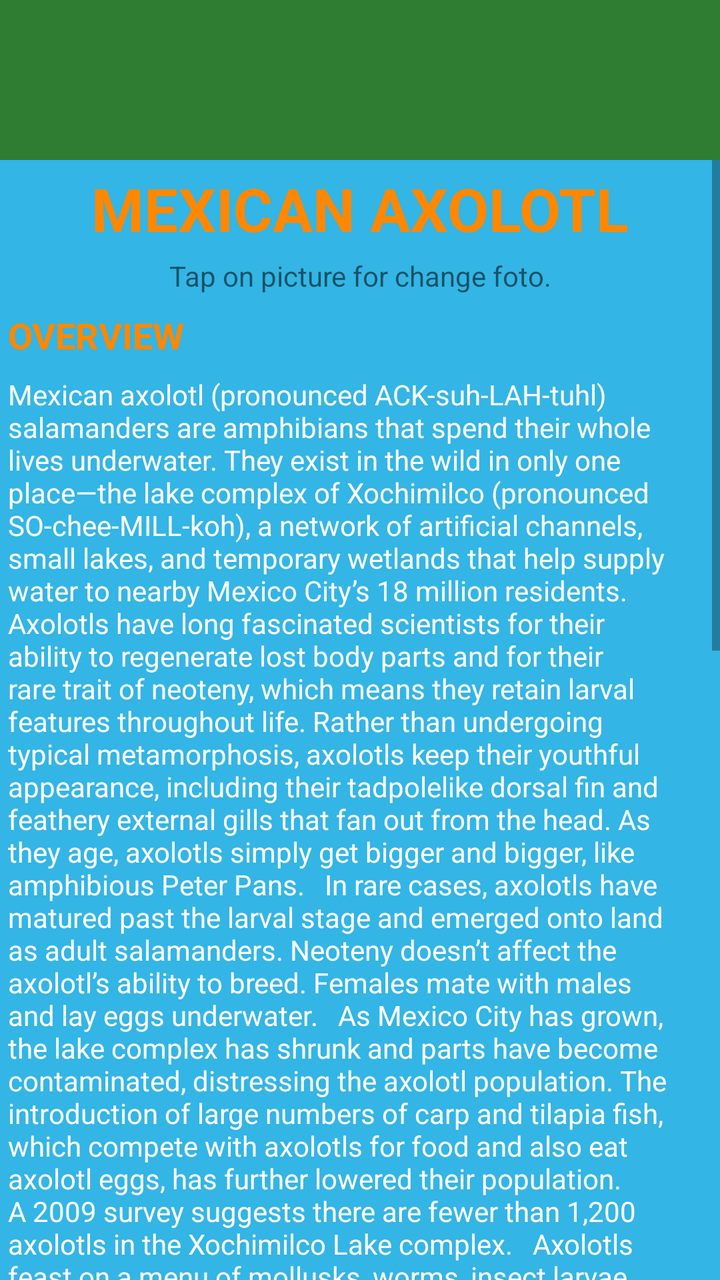
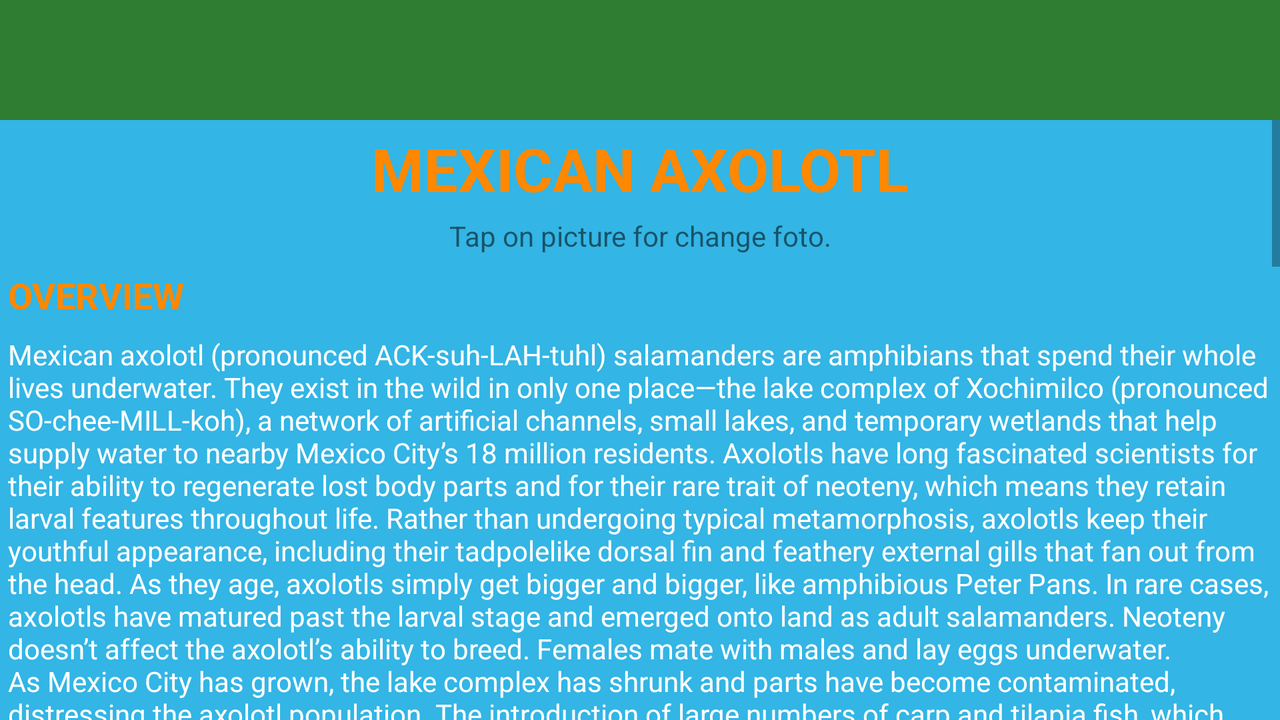

Two renders of one Android screen. The first uses the default layout on a phone; the second uses the alternative layout the repository ships for a different screen configuration, on a matching device. The two XML files are below.
<!-- AndroidManifest.xml: application theme AppTheme -->
<!-- res/layout/activity_mexican_axolotl.xml -->
<?xml version="1.0" encoding="utf-8"?>
<LinearLayout xmlns:android="http://schemas.android.com/apk/res/android"
    xmlns:app="http://schemas.android.com/apk/res-auto"
    xmlns:tools="http://schemas.android.com/tools"
    android:layout_width="match_parent"
    android:orientation="vertical"
    android:layout_height="match_parent"
    android:background="@color/colorPrimary"
    tools:context="com.example.android.amazinganimalsquiz.amphibians.MexicanAxolotl">

    <LinearLayout
        android:layout_width="match_parent"
        android:layout_height="match_parent"
        android:layout_weight="7"
        android:background="@color/colorPrimary"
        android:orientation="vertical">

        <ImageView
            android:id="@+id/ngLogo"
            android:layout_width="match_parent"
            android:layout_height="0dp"
            android:layout_weight="1"
            android:padding="8dp"
            app:srcCompat="@drawable/nglogo" />
    </LinearLayout>

    <LinearLayout
        android:layout_width="match_parent"
        android:layout_height="match_parent"
        android:layout_weight="1"
        android:background="@android:color/holo_blue_light"
        android:orientation="vertical">

        <ScrollView
            android:layout_width="match_parent"
            android:layout_height="wrap_content">

            <LinearLayout
                android:layout_width="match_parent"
                android:layout_height="wrap_content"
                android:orientation="vertical">

                <TextView
                    android:id="@+id/textView1"
                    android:layout_width="match_parent"
                    android:layout_height="wrap_content"
                    android:padding="4dp"
                    android:text="MEXICAN AXOLOTL"
                    android:gravity="center"
                    android:textColor="@android:color/holo_orange_dark"
                    android:textSize="30sp"
                    android:textStyle="bold" />

                <ImageSwitcher
                    android:id="@+id/imageSwitcher"
                    android:layout_width="match_parent"
                    android:layout_height="wrap_content"
                    android:adjustViewBounds="true"
                    android:onClick="onClick"
                    android:scaleType="centerCrop"
                    app:srcCompat="@drawable/mexicanaxolotl1" />


                
                    
                    
                    
                    
                    
                    
                    


                <TextView
                    android:id="@+id/textView20"
                    android:layout_width="match_parent"
                    android:layout_height="wrap_content"
                    android:gravity="center"
                    android:text="Tap on picture for change foto."
                    android:layout_marginBottom="4dp"/>

                <TextView
                    android:id="@+id/textView3"
                    android:layout_width="match_parent"
                    android:layout_height="wrap_content"


                    android:padding="4dp"
                    android:text="OVERVIEW"
                    android:textColor="@android:color/holo_orange_dark"
                    android:textSize="18sp"
                    android:textStyle="bold" />

                <TextView
                    android:id="@+id/textView4"
                    android:layout_width="match_parent"
                    android:layout_height="wrap_content"

                    android:padding="4dp"
                    android:text="Mexican axolotl (pronounced ACK-suh-LAH-tuhl) salamanders are amphibians that spend their whole lives underwater. They exist in the wild in only one place—the lake complex of Xochimilco (pronounced SO-chee-MILL-koh), a network of artificial channels, small lakes, and temporary wetlands that help supply water to nearby Mexico City’s 18 million residents.   Axolotls have long fascinated scientists for their ability to regenerate lost body parts and for their rare trait of neoteny, which means they retain larval features throughout life. Rather than undergoing typical metamorphosis, axolotls keep their youthful appearance, including their tadpolelike dorsal fin and feathery external gills that fan out from the head. As they age, axolotls simply get bigger and bigger, like amphibious Peter Pans.   In rare cases, axolotls have matured past the larval stage and emerged onto land as adult salamanders. Neoteny doesn’t affect the axolotl’s ability to breed. Females mate with males and lay eggs underwater.   As Mexico City has grown, the lake complex has shrunk and parts have become contaminated, distressing the axolotl population. The introduction of large numbers of carp and tilapia fish, which compete with axolotls for food and also eat axolotl eggs, has further lowered their population. A 2009 survey suggests there are fewer than 1,200 axolotls in the Xochimilco Lake complex.   Axolotls feast on a menu of mollusks, worms, insect larvae, crustaceans, and some fish."
                    android:textColor="@android:color/background_light"
                    android:textSize="14sp"
                    android:typeface="normal" />

                <TextView
                    android:id="@+id/textView5"
                    android:layout_width="match_parent"
                    android:layout_height="wrap_content"
                    android:padding="4dp"
                    android:text="SCIENTIFIC NAME"
                    android:textColor="@android:color/holo_orange_dark"
                    android:textSize="18sp"
                    android:textStyle="bold" />
                <TextView
                    android:id="@+id/textView6"
                    android:layout_width="match_parent"
                    android:layout_height="wrap_content"
                    android:padding="4dp"
                    android:text="Ambystoma mexicanum"
                    android:textColor="@android:color/background_light"
                    android:textSize="14sp"
                    android:typeface="normal" />
                <TextView
                    android:id="@+id/textView7"
                    android:layout_width="match_parent"
                    android:layout_height="wrap_content"
                    android:padding="4dp"
                    android:text="FAMILY NAME"
                    android:textColor="@android:color/holo_orange_dark"
                    android:textSize="18sp"
                    android:textStyle="bold" />
                <TextView
                    android:id="@+id/textView8"
                    android:layout_width="match_parent"
                    android:layout_height="wrap_content"
                    android:padding="4dp"
                    android:text="Ambystomatidae"
                    android:textColor="@android:color/background_light"
                    android:textSize="14sp"
                    android:typeface="normal" />
                <TextView
                    android:id="@+id/textView9"
                    android:layout_width="match_parent"
                    android:layout_height="wrap_content"
                    android:padding="4dp"
                    android:text="HABITAT"
                    android:textColor="@android:color/holo_orange_dark"
                    android:textSize="18sp"
                    android:textStyle="bold" />

                <TextView
                    android:id="@+id/textView10"
                    android:layout_width="match_parent"
                    android:layout_height="wrap_content"
                    android:padding="4dp"
                    android:text="Freshwater"
                    android:textColor="@android:color/background_light"
                    android:textSize="14sp"/>
                <TextView
                    android:id="@+id/textView11"
                    android:layout_width="match_parent"
                    android:layout_height="wrap_content"
                    android:padding="4dp"
                    android:text="ENDANGERED STATUS"
                    android:textColor="@android:color/holo_orange_dark"
                    android:textSize="18sp"
                    android:textStyle="bold" />

                <TextView
                    android:id="@+id/textView12"
                    android:layout_width="match_parent"
                    android:layout_height="wrap_content"
                    android:background="@android:color/holo_red_light"
                    android:drawableLeft="@android:drawable/ic_menu_info_details"
                    android:drawablePadding="2dp"
                    android:gravity="center_vertical|start"
                    android:padding="4dp"
                    android:text="CRITICALLY ENDANGERED"
                    android:textColor="@android:color/background_dark"
                    android:textSize="14sp" />

                <TextView
                    android:id="@+id/textView13"
                    android:layout_width="match_parent"
                    android:layout_height="wrap_content"
                    android:padding="4dp"
                    android:text="CLASSIFICATION"
                    android:textColor="@android:color/holo_orange_dark"
                    android:textSize="18sp"
                    android:textStyle="bold" />

                <TextView
                    android:id="@+id/textView14"
                    android:layout_width="match_parent"
                    android:layout_height="wrap_content"
                    android:padding="4dp"
                    android:text="Amphibian"
                    android:textColor="@android:color/background_light"
                    android:textSize="14sp"/>
                <TextView
                    android:id="@+id/textView15"
                    android:layout_width="match_parent"
                    android:layout_height="wrap_content"
                    android:padding="4dp"
                    android:text="LIFE SPAN"
                    android:textColor="@android:color/holo_orange_dark"
                    android:textSize="18sp"
                    android:textStyle="bold" />
                <TextView
                    android:id="@+id/textView16"
                    android:layout_width="match_parent"
                    android:layout_height="wrap_content"
                    android:padding="4dp"
                    android:text="10 to 15 years"
                    android:textColor="@android:color/background_light"
                    android:textSize="14sp"/>
                <TextView
                    android:id="@+id/textView17"
                    android:layout_width="match_parent"
                    android:layout_height="wrap_content"
                    android:padding="4dp"
                    android:text="DIET"
                    android:textColor="@android:color/holo_orange_dark"
                    android:textSize="18sp"
                    android:textStyle="bold" />
                <TextView
                    android:id="@+id/textView18"
                    android:layout_width="match_parent"
                    android:layout_height="wrap_content"
                    android:padding="4dp"
                    android:text="Carnivore"
                    android:textColor="@android:color/background_light"
                    android:textSize="14sp"/>
                <TextView
                    android:id="@+id/textView19"
                    android:layout_width="match_parent"
                    android:layout_height="wrap_content"
                    android:padding="4dp"
                    android:text="RANGE"
                    android:textColor="@android:color/holo_orange_dark"
                    android:textSize="18sp"
                    android:textStyle="bold" />

                <ImageView
                    android:id="@+id/imageView3"
                    android:layout_width="match_parent"
                    android:layout_height="wrap_content"
                    android:adjustViewBounds="true"
                    android:scaleType="centerCrop"
                    app:srcCompat="@drawable/mexicanaxolotlmap" />


            </LinearLayout>
        </ScrollView>

    </LinearLayout>

</LinearLayout>
<!-- resources referenced by this layout -->
<resources>
  <color name="colorPrimary">#2e7d32</color>
  <!-- drawable mexicanaxolotlmap: png bitmap (drawable, 44056 bytes) -->
  <style name="AppTheme" parent="Theme.AppCompat.Light.DarkActionBar">
          
          <item name="colorPrimary">@color/colorPrimary</item>
          <item name="colorPrimaryDark">@color/colorPrimaryDark</item>
          <item name="colorAccent">@color/colorAccent</item>
  
          <item name="windowActionBar">false</item>
          <item name="windowNoTitle">true</item>
  
  
          
      </style>
  <color name="colorPrimaryDark">#1b5e20</color>
  <color name="colorAccent">#ffff00</color>
</resources>
<!-- res/layout-land/activity_mexican_axolotl.xml (the repository's variant of the layout above) -->
<!-- drawn on the phone turned sideways -->
<?xml version="1.0" encoding="utf-8"?>
<LinearLayout xmlns:android="http://schemas.android.com/apk/res/android"
    xmlns:app="http://schemas.android.com/apk/res-auto"
    xmlns:tools="http://schemas.android.com/tools"
    android:layout_width="match_parent"
    android:orientation="vertical"
    android:layout_height="match_parent"
    android:background="@color/colorPrimary"
    tools:context="com.example.android.amazinganimalsquiz.amphibians.MexicanAxolotl">

    <LinearLayout
        android:layout_width="match_parent"
        android:layout_height="match_parent"
        android:layout_weight="5"
        android:background="@color/colorPrimary"
        android:orientation="vertical">

        <ImageView
            android:id="@+id/ngLogo"
            android:layout_width="match_parent"
            android:layout_height="wrap_content"
            android:padding="8dp"
            app:srcCompat="@drawable/nglogo" />
    </LinearLayout>

    <LinearLayout
        android:layout_width="match_parent"
        android:layout_height="match_parent"
        android:layout_weight="1"
        android:background="@android:color/holo_blue_light"
        android:orientation="vertical">

        <ScrollView
            android:layout_width="match_parent"
            android:layout_height="wrap_content">

            <LinearLayout
                android:layout_width="match_parent"
                android:layout_height="wrap_content"
                android:orientation="vertical">

                <TextView
                    android:id="@+id/textView1"
                    android:layout_width="match_parent"
                    android:layout_height="wrap_content"
                    android:padding="4dp"
                    android:text="MEXICAN AXOLOTL"
                    android:gravity="center"
                    android:textColor="@android:color/holo_orange_dark"
                    android:textSize="30sp"
                    android:textStyle="bold" />

                <ImageSwitcher
                    android:id="@+id/imageSwitcher"
                    android:layout_width="match_parent"
                    android:layout_height="wrap_content"
                    android:adjustViewBounds="true"
                    android:onClick="onClick"
                    android:scaleType="centerCrop"
                    app:srcCompat="@drawable/mexicanaxolotl1" />





                <TextView
                    android:id="@+id/textView20"
                    android:layout_width="match_parent"
                    android:layout_height="wrap_content"
                    android:gravity="center"
                    android:text="Tap on picture for change foto."
                    android:layout_marginBottom="4dp"/>

                <TextView
                    android:id="@+id/textView3"
                    android:layout_width="match_parent"
                    android:layout_height="wrap_content"


                    android:padding="4dp"
                    android:text="OVERVIEW"
                    android:textColor="@android:color/holo_orange_dark"
                    android:textSize="18sp"
                    android:textStyle="bold" />

                <TextView
                    android:id="@+id/textView4"
                    android:layout_width="match_parent"
                    android:layout_height="wrap_content"

                    android:padding="4dp"
                    android:text="@string/mexican_axolotl_long_txt"
                    android:textColor="@android:color/background_light"
                    android:textSize="14sp"
                    android:typeface="normal" />

                <TextView
                    android:id="@+id/textView19"
                    android:layout_width="match_parent"
                    android:layout_height="wrap_content"
                    android:padding="4dp"
                    android:text="RANGE"
                    android:textColor="@android:color/holo_orange_dark"
                    android:textSize="18sp"
                    android:textStyle="bold" />

                <ImageView
                    android:id="@+id/imageView3"
                    android:layout_width="match_parent"
                    android:layout_height="wrap_content"
                    android:adjustViewBounds="true"
                    android:scaleType="centerCrop"

                    app:srcCompat="@drawable/mexicanaxolotlmap" />

                <TextView
                    android:id="@+id/textView5"
                    android:layout_width="match_parent"
                    android:layout_height="wrap_content"
                    android:padding="4dp"
                    android:text="SCIENTIFIC NAME"
                    android:textColor="@android:color/holo_orange_dark"
                    android:textSize="18sp"
                    android:textStyle="bold" />
                <TextView
                    android:id="@+id/textView6"
                    android:layout_width="match_parent"
                    android:layout_height="wrap_content"
                    android:padding="4dp"
                    android:text="Ambystoma mexicanum"
                    android:textColor="@android:color/background_light"
                    android:textSize="14sp"
                    android:typeface="normal" />
                <TextView
                    android:id="@+id/textView7"
                    android:layout_width="match_parent"
                    android:layout_height="wrap_content"
                    android:padding="4dp"
                    android:text="FAMILY NAME"
                    android:textColor="@android:color/holo_orange_dark"
                    android:textSize="18sp"
                    android:textStyle="bold" />
                <TextView
                    android:id="@+id/textView8"
                    android:layout_width="match_parent"
                    android:layout_height="wrap_content"
                    android:padding="4dp"
                    android:text="Ambystomatidae"
                    android:textColor="@android:color/background_light"
                    android:textSize="14sp"
                    android:typeface="normal" />
                <TextView
                    android:id="@+id/textView9"
                    android:layout_width="match_parent"
                    android:layout_height="wrap_content"
                    android:padding="4dp"
                    android:text="HABITAT"
                    android:textColor="@android:color/holo_orange_dark"
                    android:textSize="18sp"
                    android:textStyle="bold" />

                <TextView
                    android:id="@+id/textView10"
                    android:layout_width="match_parent"
                    android:layout_height="wrap_content"
                    android:padding="4dp"
                    android:text="Freshwater"
                    android:textColor="@android:color/background_light"
                    android:textSize="14sp"/>
                <TextView
                    android:id="@+id/textView11"
                    android:layout_width="match_parent"
                    android:layout_height="wrap_content"
                    android:padding="4dp"
                    android:text="ENDANGERED STATUS"
                    android:textColor="@android:color/holo_orange_dark"
                    android:textSize="18sp"
                    android:textStyle="bold" />

                <TextView
                    android:id="@+id/textView12"
                    android:layout_width="match_parent"
                    android:layout_height="wrap_content"
                    android:background="@android:color/holo_red_light"
                    android:drawableLeft="@android:drawable/ic_menu_info_details"
                    android:drawablePadding="2dp"
                    android:gravity="center_vertical|start"
                    android:padding="4dp"
                    android:text="CRITICALLY ENDANGERED"
                    android:textColor="@android:color/background_dark"
                    android:textSize="14sp" />

                <TextView
                    android:id="@+id/textView13"
                    android:layout_width="match_parent"
                    android:layout_height="wrap_content"
                    android:padding="4dp"
                    android:text="CLASSIFICATION"
                    android:textColor="@android:color/holo_orange_dark"
                    android:textSize="18sp"
                    android:textStyle="bold" />

                <TextView
                    android:id="@+id/textView14"
                    android:layout_width="match_parent"
                    android:layout_height="wrap_content"
                    android:padding="4dp"
                    android:text="Amphibian"
                    android:textColor="@android:color/background_light"
                    android:textSize="14sp"/>
                <TextView
                    android:id="@+id/textView15"
                    android:layout_width="match_parent"
                    android:layout_height="wrap_content"
                    android:padding="4dp"
                    android:text="LIFE SPAN"
                    android:textColor="@android:color/holo_orange_dark"
                    android:textSize="18sp"
                    android:textStyle="bold" />
                <TextView
                    android:id="@+id/textView16"
                    android:layout_width="match_parent"
                    android:layout_height="wrap_content"
                    android:padding="4dp"
                    android:text="10 to 15 years"
                    android:textColor="@android:color/background_light"
                    android:textSize="14sp"/>
                <TextView
                    android:id="@+id/textView17"
                    android:layout_width="match_parent"
                    android:layout_height="wrap_content"
                    android:padding="4dp"
                    android:text="DIET"
                    android:textColor="@android:color/holo_orange_dark"
                    android:textSize="18sp"
                    android:textStyle="bold" />
                <TextView
                    android:id="@+id/textView18"
                    android:layout_width="match_parent"
                    android:layout_height="wrap_content"
                    android:padding="4dp"
                    android:text="Carnivore"
                    android:textColor="@android:color/background_light"
                    android:textSize="14sp"/>



            </LinearLayout>
        </ScrollView>

    </LinearLayout>

</LinearLayout>
<!-- resources referenced by the variant -->
<!-- as the phone turned sideways resolves them -->
<resources>
  <color name="colorPrimary">#2e7d32</color>
  <!-- drawable mexicanaxolotlmap: png bitmap (drawable, 44056 bytes) -->
  <string name="mexican_axolotl_long_txt">Mexican axolotl (pronounced ACK-suh-LAH-tuhl) salamanders are amphibians that spend their whole lives underwater. They exist in the wild in only one place—the lake complex of Xochimilco (pronounced SO-chee-MILL-koh), a network of artificial channels, small lakes, and temporary wetlands that help supply water to nearby Mexico City’s 18 million residents. Axolotls have long fascinated scientists for their ability to regenerate lost body parts and for their rare trait of neoteny, which means they retain larval features throughout life. Rather than undergoing typical metamorphosis, axolotls keep their youthful appearance, including their tadpolelike dorsal fin and feathery external gills that fan out from the head. As they age, axolotls simply get bigger and bigger, like amphibious Peter Pans. In rare cases, axolotls have matured past the larval stage and emerged onto land as adult salamanders. Neoteny doesn’t affect the axolotl’s ability to breed. Females mate with males and lay eggs underwater. As Mexico City has grown, the lake complex has shrunk and parts have become contaminated, distressing the axolotl population. The introduction of large numbers of carp and tilapia fish, which compete with axolotls for food and also eat axolotl eggs, has further lowered their population. A 2009 survey suggests there are fewer than 1,200 axolotls in the Xochimilco Lake complex. Axolotls feast on a menu of mollusks, worms, insect larvae, crustaceans, and some fish.</string>
  <style name="AppTheme" parent="Theme.AppCompat.Light.DarkActionBar">
          
          <item name="colorPrimary">@color/colorPrimary</item>
          <item name="colorPrimaryDark">@color/colorPrimaryDark</item>
          <item name="colorAccent">@color/colorAccent</item>
  
          <item name="windowActionBar">false</item>
          <item name="windowNoTitle">true</item>
  
  
          
      </style>
  <color name="colorPrimaryDark">#1b5e20</color>
  <color name="colorAccent">#ffff00</color>
</resources>
